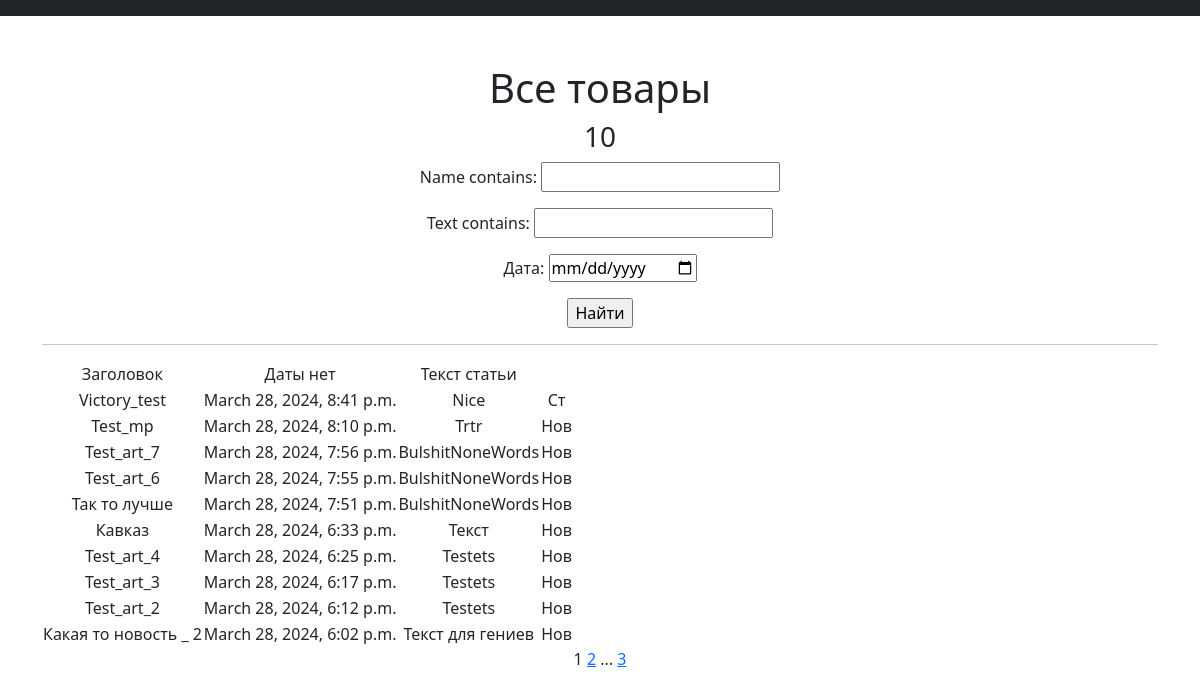
Screenshot of /products/News_all with the database file from the repository.
### simpleapp/models.py (models this page shows, shortened)
class News_All(models.Model):
    news = 'Нов'
    article = 'Ст'
    CHOICE_MAIN = [
        (news, 'Новости'),
        (article, 'Статья'),
    ]
    news_or_art = models.CharField(max_length=3,choices = CHOICE_MAIN, default = news)
    name = models.CharField(max_length= 100, unique = True)
    text = models.TextField(max_length= 100)
    time_in = models.DateTimeField(auto_now_add=True)

### simpleapp/views.py (the view)
# urls.py: path('News_all', PostList.as_view(), name='news_list'),
class PostList(ListView):
    model = News_All
    ordering = '-time_in'
    template_name = 'flatpages/News_all.html'
    context_object_name = 'news'
    paginate_by = 10
    def get_queryset(self):
        queryset = super().get_queryset()
        self.filterset = NewsFilter(self.request.GET, queryset)
        return self.filterset.qs
    def get_context_data(self, **kwargs):
        context = super().get_context_data(**kwargs)
        context['filterset'] = self.filterset
        return context

### simpleapp/templatetags/custom_filters.py (called while the page is built)
@register.filter()
def censor(text):
    try:
        for word in censor_list:
            text = text.replace(word[1:], '*'*len(word[1:]))
        return text
    except AttributeError:
        return "Применять функцию исключительно к тексту !"
    except Exception:
        return "Какая то иная ошибка >_<"

### simpleapp/templatetags/custom_tags.py (called while the page is built)
@register.simple_tag(takes_context=True)
def url_replace(context,**kwargs):
    d = context['request'].GET.copy()
    for k, v in kwargs.items():
        d[k] = v
    return d.urlencode()

### templates/flatpages/News_all.html (shortened to what this page needs)
{% extends 'flatpages/default.html' %}
{% load custom_filters %}
{% load custom_tags %}
{% block content %}
   <h1>Все товары</h1>
    <h3>{{news| length}}</h3>
   <form action="" method="get">
       {{ filterset.form.as_p }}
       <input type="submit" value="Найти" />
   </form>
   <hr>
   {% if news %}
       <table>
           <tr>
               <td>Заголовок</td>
               <td>Даты нет</td>
               <td>Текст статьи</td>
           </tr>
           {% for newsX in news %}
           <tr>
               <td>{{ newsX.name|censor}}</td>
               <td>{{ newsX.time_in}}</td>
               <td>{{ newsX.text|censor|truncatechars:20}}</td>
               <td>{{ newsX.news_or_art}}</td>
           </tr>
           {% endfor %}
       </table>
   {% else %}
       <h2>Никаких новостей нет!</h2>
   {% endif %}
   {{ page_obj.number }}
   {% if page_obj.has_next %}
       <a href="?{% url_replace page=page_obj.next_page_number %}">{{ page_obj.next_page_number }}</a>
       {% if paginator.num_pages != page_obj.next_page_number %}
           ...
           <a href="?{% url_replace page=page_obj.paginator.num_pages %}">{{ page_obj.paginator.num_pages }}</a>
       {% endif %}
   {% endif %}
{% endblock content %}

### templates/flatpages/default.html (shortened to what this page needs)
<!DOCTYPE html>
<html lang="en">
    <head>
        {% load static %}
        <link href="{% static 'css/styles.css' %}" rel="stylesheet" />
    </head>
    <body>
        <nav class="navbar navbar-expand-lg navbar-dark bg-dark static-top">
</nav>
        <div class="container">
            <div class="text-center mt-5">
                {% block content %}
                {% endblock content %}
            </div>
        </div>
    </body>
</html>

### rows the page displays
News_All: name|censor "Victory_test", time_in "March 28, 2024, 8:41 p.m.", text|censor "Nice", news_or_art "Ст"
News_All: name|censor "Test_mp", time_in "March 28, 2024, 8:10 p.m.", text|censor "Trtr", news_or_art "Нов"
News_All: name|censor "Test_art_7", time_in "March 28, 2024, 7:56 p.m.", text|censor "BulshitNoneWords", news_or_art "Нов"
News_All: name|censor "Test_art_6", time_in "March 28, 2024, 7:55 p.m.", text|censor "BulshitNoneWords", news_or_art "Нов"
News_All: name|censor "Так то лучше", time_in "March 28, 2024, 7:51 p.m.", text|censor "BulshitNoneWords", news_or_art "Нов"
News_All: name|censor "Кавказ", time_in "March 28, 2024, 6:33 p.m.", text|censor "Текст", news_or_art "Нов"
News_All: name|censor "Test_art_4", time_in "March 28, 2024, 6:25 p.m.", text|censor "Testets", news_or_art "Нов"
News_All: name|censor "Test_art_3", time_in "March 28, 2024, 6:17 p.m.", text|censor "Testets", news_or_art "Нов"
News_All: name|censor "Test_art_2", time_in "March 28, 2024, 6:12 p.m.", text|censor "Testets", news_or_art "Нов"
News_All: name|censor "Какая то новость _ 2", time_in "March 28, 2024, 6:02 p.m.", text|censor "Текст для гениев", news_or_art "Нов"

### other values shown
{{ news| length }} "10"
{{ page_obj.number }} "1"
{{ page_obj.next_page_number }} "2"
{{ page_obj.paginator.num_pages }} "3"
